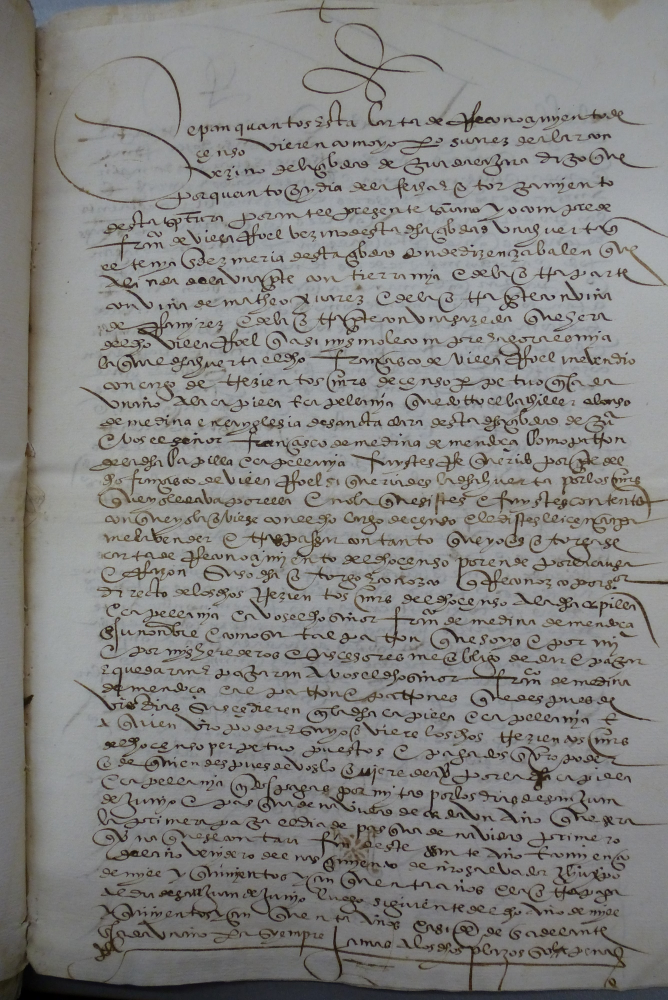
#> input picture Preprocessing/prueba/binarized_1.jpg, 2672 x 4000 px (shown at 1/4 size)
$ jupyter execute --allow-errors .ipynb   (shell and % lines are left out)
#> lines starting #> are read from the running program, lines starting #| are printed output that depends on the picture; after the words box and inside, x2 and y2 are one past the last pixel; in counts of white or black regions, pixels touching at a corner belong together
[cell 1]
import os
import cv2
import argparse
import numpy as np

[cell 2]
image = cv2.imread("prueba/binarized_1.jpg")
#> image is the input picture: shape (4000, 2672, 3); mean B, G, R 130.1, 131.9, 132.3
gray_image = cv2.cvtColor(image, cv2.COLOR_BGR2GRAY)
filtered_image = cv2.medianBlur(gray_image, 3)
cv2.imwrite("bin_median.png", filtered_image)
canny = cv2.Canny(filtered_image, 75, 150)
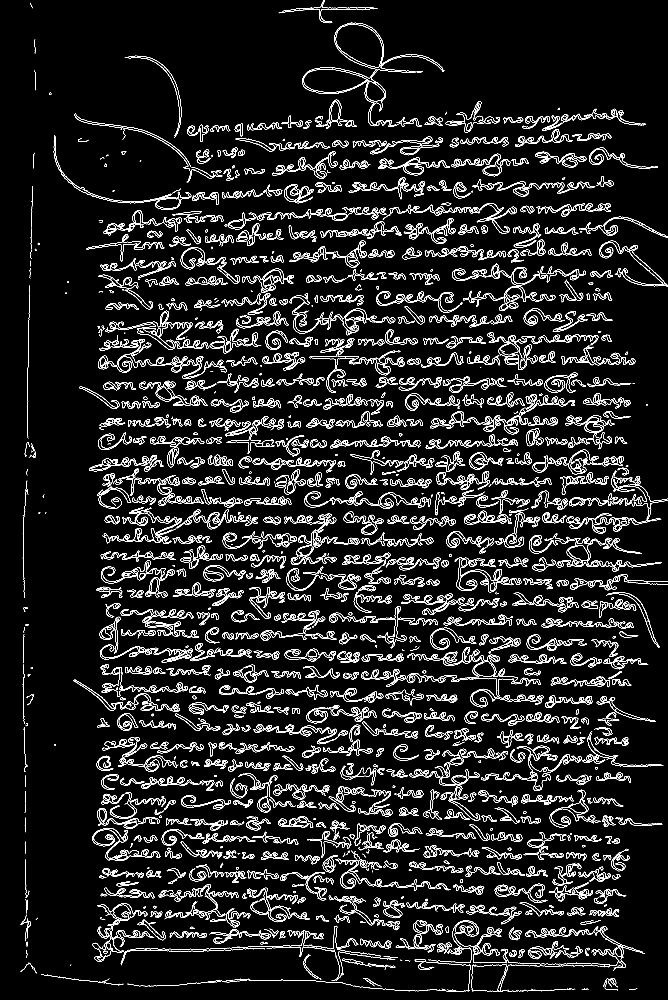
#> canny: shape (4000, 2672) (shown at 1/4 size); 4.5% white in thin lines or dots
cv2.imwrite("bin_median_cann.png", canny)
#> Out = True

[cell 3]
kernel = cv2.getStructuringElement(cv2.MORPH_ELLIPSE, (7, 7))
# kernel = np.ones((3,3))
dilated = cv2.dilate(canny, kernel, iterations=3)
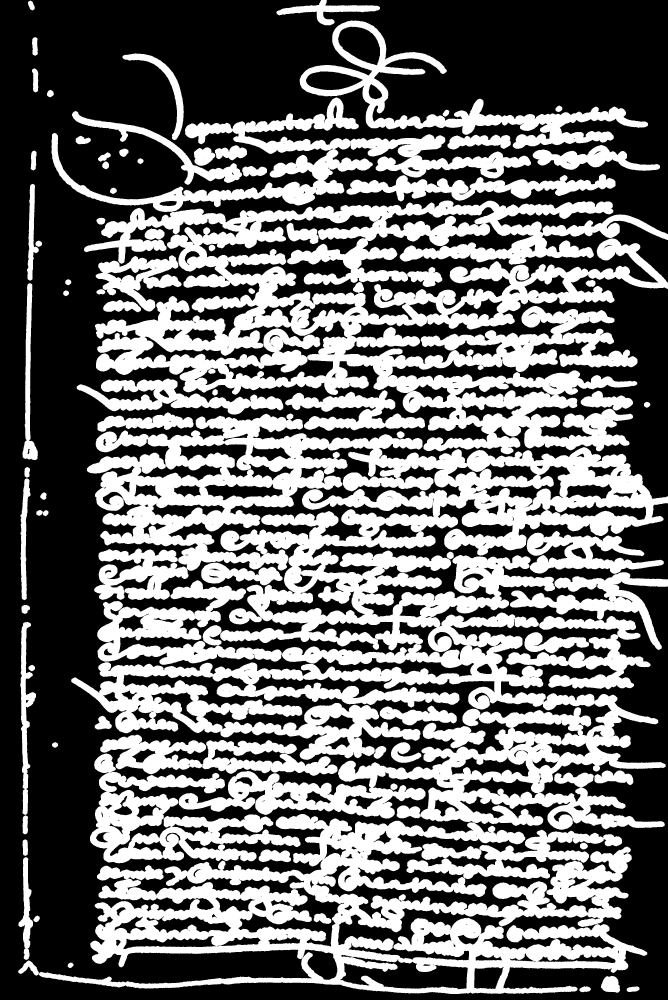
#> dilated: shape (4000, 2672) (shown at 1/4 size); 42.5% white; 89 white regions, largest, box (x1, y1, x2, y2) and area: (156, 1654, 2672, 3976) 2240015, (336, 802, 2672, 1817) 983841, (206, 390, 2124, 848) 175424
eroded = cv2.erode(dilated, kernel, iterations=2)
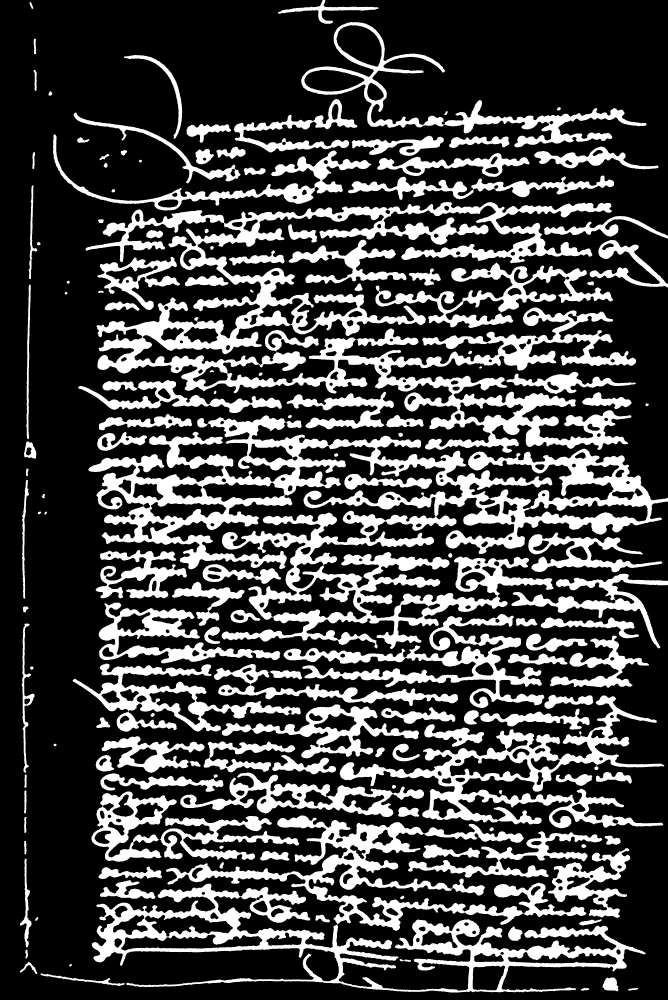
#> eroded: shape (4000, 2672) (shown at 1/4 size); 27.4% white; 160 white regions (9 under 20 px), largest, box (x1, y1, x2, y2) and area: (354, 1661, 2672, 2596) 564377, (342, 808, 2544, 1811) 502787, (367, 3262, 2583, 3970) 353411
cv2.imwrite("bin_median_cann_morph.png", eroded)
#> Out = True

[cell 4]
import kraken.binarization
import kraken.lib
from PIL import Image

# Carga la imagen
image = Image.open('bin_median_cann_morph.png')

# Aplica binarización
#> (the rest of this cell did not finish here and is left out)

[cell 5]
image = cv2.imread("prueba/input.jpg")
#> (the rest of this cell did not finish here and is left out)

[cell 6]
def custom_grayscale(image_path, red_weight=0.1, green_weight=0.1, blue_weight=0.8):
    """
    Convierte una imagen a escala de grises usando pesos personalizados para los canales RGB.

    Args:
        image_path (str): Ruta de la imagen original.
        red_weight (float): Peso para el canal rojo.
        green_weight (float): Peso para el canal verde.
        blue_weight (float): Peso para el canal azul.

    Returns:
        numpy.ndarray: Imagen en escala de grises personalizada.
    """
    # Cargar la imagen en formato RGB
    image = cv2.imread(image_path)
    if image is None:
        print("Error al cargar la imagen.")
        return None

    # Convertir BGR a RGB
    image = cv2.cvtColor(image, cv2.COLOR_BGR2RGB)

    # Separar los canales de color
    blue, green, red = cv2.split(image)

    # Aplicar la fórmula personalizada
    grayscale_custom = (blue_weight * blue +
                        green_weight * green +
                        red_weight * red).astype(np.uint8)

    return grayscale_custom

[cell 7]
gray_image = custom_grayscale("prueba/Image-137.jpg")
cv2.imwrite("gray_image2.png", gray_image)

[cell 8]
# resized_image = cv2.resize(gray_image, (600, 900))
# cv2.imwrite("resized_image.png", resized_image)

[cell 9]
equalized_image = cv2.equalizeHist(gray_image)
cv2.imwrite("denoised_image_eq2.png", equalized_image)

#> (the rest of this cell did not finish here and is left out)

[cell 10]
# kernel = np.ones((5, 5), np.uint8)
# cleaned = cv2.morphologyEx(smoothed, cv2.MORPH_CLOSE, kernel)
kernel = cv2.getStructuringElement(cv2.MORPH_ELLIPSE, (5, 5))
# kernel = np.ones((3,3))
#> (the rest of this cell did not finish here and is left out)

[cell 11]
import kraken.binarization
import kraken.lib
from PIL import Image

# Carga la imagen
#> (the rest of this cell did not finish here and is left out)

#> (a cell that did not finish here is left out)

#> (a cell that did not finish here is left out)

[cell 14]
import kraken.binarization
import kraken.lib
from PIL import Image

# Carga la imagen
#> (the rest of this cell did not finish here and is left out)

#> (a cell that did not finish here is left out)

#> (a cell that did not finish here is left out)

[cell 17]
equalized_image = cv2.equalizeHist(filtered_image)
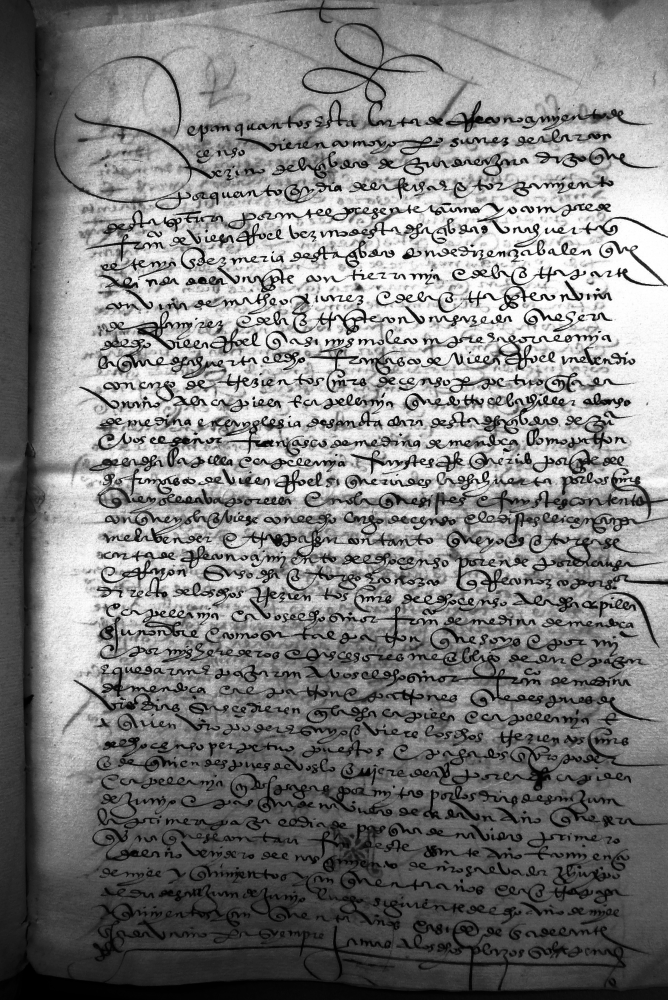
#> equalized_image: shape (4000, 2672) (shown at 1/4 size); min 0, max 255, mean 129.4
cv2.imwrite("denoised_image_eq.png", equalized_image)
#> Out = True

$ run again, with Recognition/SimpleHTR-master/SimpleHTR-master/data/line.jpg copied over Preprocessing/prueba/binarized_1.jpg
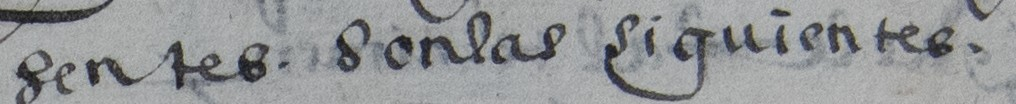
#> input picture Recognition/SimpleHTR-master/SimpleHTR-master/data/line.jpg, 1016 x 104 px
#> image is the input picture: shape (104, 1016, 3); mean B, G, R 151.5, 150.2, 148.3
#> `canny = cv2.Canny(filtered_image, 75, 150)`:
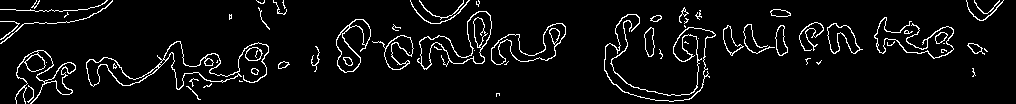
#> canny: shape (104, 1016); 5.5% white in thin lines or dots
#> `cv2.imwrite("bin_median_cann.png", canny)`: Out = True
#> dilated: shape (104, 1016); 54.3% white; 16 black regions (5 under 20 px), largest, box (x1, y1, x2, y2) and area: (209, 0, 680, 104) 19109, (699, 0, 1016, 104) 16544, (0, 0, 261, 104) 8581
#> eroded: shape (104, 1016); 35.2% white; 9 white regions, largest, box (x1, y1, x2, y2) and area: (601, 4, 991, 104) 14145, (308, 0, 569, 76) 10153, (12, 37, 293, 104) 8725
#> `equalized_image = cv2.equalizeHist(filtered_image)`:
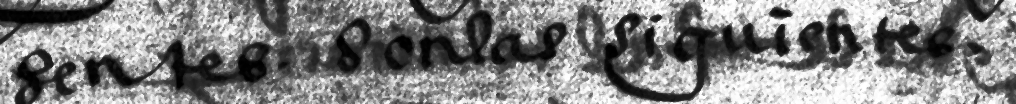
#> equalized_image: shape (104, 1016); min 0, max 255, mean 130.8
